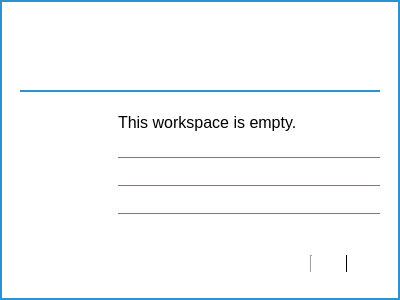
<?xml version="1.0" encoding="UTF-8"?>
<ui version="4.0">
 <class>WorkspaceButton</class>
 <widget class="QWidget" name="WorkspaceButton">
  <property name="geometry">
   <rect>
    <x>0</x>
    <y>0</y>
    <width>400</width>
    <height>300</height>
   </rect>
  </property>
  <property name="minimumSize">
   <size>
    <width>300</width>
    <height>300</height>
   </size>
  </property>
  <property name="maximumSize">
   <size>
    <width>400</width>
    <height>327</height>
   </size>
  </property>
  <property name="font">
   <font>
    <pointsize>12</pointsize>
   </font>
  </property>
  <property name="windowTitle">
   <string>Form</string>
  </property>
  <property name="styleSheet">
   <string notr="true">QWidget#WorkspaceButton
{
background-color: rgb(255, 255, 255);
}

QToolTip
{
background-color: rgb(46, 146, 208);
border: 1px solid rgb(12, 65, 157);
color: rgb(255, 255, 255);
}</string>
  </property>
  <layout class="QVBoxLayout" name="verticalLayout">
   <property name="spacing">
    <number>6</number>
   </property>
   <property name="leftMargin">
    <number>0</number>
   </property>
   <property name="topMargin">
    <number>0</number>
   </property>
   <property name="rightMargin">
    <number>0</number>
   </property>
   <property name="bottomMargin">
    <number>0</number>
   </property>
   <item>
    <widget class="QWidget" name="widget" native="true">
     <property name="styleSheet">
      <string notr="true">QWidget#widget
{
border: 2px solid rgb(47, 145, 208);
}

QLineEdit
{
border: 0;
}

QLineEdit:hover
{
text-decoration: underline;
}</string>
     </property>
     <layout class="QVBoxLayout" name="verticalLayout_3">
      <property name="spacing">
       <number>10</number>
      </property>
      <property name="leftMargin">
       <number>20</number>
      </property>
      <property name="topMargin">
       <number>20</number>
      </property>
      <property name="rightMargin">
       <number>20</number>
      </property>
      <property name="bottomMargin">
       <number>20</number>
      </property>
      <item>
       <layout class="QHBoxLayout" name="horizontalLayout_3">
        <item>
         <widget class="QLabel" name="label_workspace">
          <property name="sizePolicy">
           <sizepolicy hsizetype="Expanding" vsizetype="Minimum">
            <horstretch>0</horstretch>
            <verstretch>0</verstretch>
           </sizepolicy>
          </property>
          <property name="minimumSize">
           <size>
            <width>0</width>
            <height>60</height>
           </size>
          </property>
          <property name="maximumSize">
           <size>
            <width>16777215</width>
            <height>45</height>
           </size>
          </property>
          <property name="font">
           <font>
            <pointsize>14</pointsize>
            <weight>75</weight>
            <bold>true</bold>
           </font>
          </property>
          <property name="layoutDirection">
           <enum>Qt::LeftToRight</enum>
          </property>
          <property name="styleSheet">
           <string notr="true"/>
          </property>
          <property name="lineWidth">
           <number>0</number>
          </property>
          <property name="text">
           <string/>
          </property>
          <property name="alignment">
           <set>Qt::AlignLeading|Qt::AlignLeft|Qt::AlignVCenter</set>
          </property>
          <property name="wordWrap">
           <bool>true</bool>
          </property>
          <property name="textInteractionFlags">
           <set>Qt::NoTextInteraction</set>
          </property>
         </widget>
        </item>
        <item>
         <widget class="QLabel" name="label_owner">
          <property name="minimumSize">
           <size>
            <width>25</width>
            <height>25</height>
           </size>
          </property>
          <property name="maximumSize">
           <size>
            <width>25</width>
            <height>25</height>
           </size>
          </property>
          <property name="toolTip">
           <string>You are this workspace's owner.</string>
          </property>
          <property name="text">
           <string/>
          </property>
          <property name="pixmap">
           <pixmap resource="../rc/resources.qrc">:/icons/images/icons/owner.png</pixmap>
          </property>
          <property name="scaledContents">
           <bool>true</bool>
          </property>
         </widget>
        </item>
        <item>
         <widget class="QLabel" name="label_shared">
          <property name="minimumSize">
           <size>
            <width>25</width>
            <height>25</height>
           </size>
          </property>
          <property name="maximumSize">
           <size>
            <width>25</width>
            <height>25</height>
           </size>
          </property>
          <property name="toolTip">
           <string>This workspace is shared.</string>
          </property>
          <property name="text">
           <string/>
          </property>
          <property name="pixmap">
           <pixmap resource="../rc/resources.qrc">:/icons/images/icons/share_info.png</pixmap>
          </property>
          <property name="scaledContents">
           <bool>true</bool>
          </property>
         </widget>
        </item>
       </layout>
      </item>
      <item>
       <widget class="Line" name="line">
        <property name="styleSheet">
         <string notr="true">color: rgb(47, 145, 208);</string>
        </property>
        <property name="frameShadow">
         <enum>QFrame::Plain</enum>
        </property>
        <property name="lineWidth">
         <number>2</number>
        </property>
        <property name="orientation">
         <enum>Qt::Horizontal</enum>
        </property>
       </widget>
      </item>
      <item>
       <layout class="QHBoxLayout" name="horizontalLayout">
        <item>
         <widget class="QLabel" name="label">
          <property name="minimumSize">
           <size>
            <width>78</width>
            <height>78</height>
           </size>
          </property>
          <property name="maximumSize">
           <size>
            <width>78</width>
            <height>78</height>
           </size>
          </property>
          <property name="text">
           <string/>
          </property>
          <property name="pixmap">
           <pixmap resource="../rc/resources.qrc">:/icons/images/icons/workspace.png</pixmap>
          </property>
          <property name="scaledContents">
           <bool>true</bool>
          </property>
         </widget>
        </item>
        <item>
         <layout class="QVBoxLayout" name="verticalLayout_2">
          <property name="spacing">
           <number>4</number>
          </property>
          <property name="leftMargin">
           <number>10</number>
          </property>
          <property name="topMargin">
           <number>10</number>
          </property>
          <item>
           <widget class="QLabel" name="label_empty">
            <property name="font">
             <font>
              <pointsize>12</pointsize>
             </font>
            </property>
            <property name="text">
             <string>This workspace is empty.</string>
            </property>
           </widget>
          </item>
          <item>
           <widget class="QWidget" name="widget_files" native="true">
            <layout class="QVBoxLayout" name="verticalLayout_4">
             <property name="spacing">
              <number>5</number>
             </property>
             <property name="leftMargin">
              <number>0</number>
             </property>
             <property name="topMargin">
              <number>0</number>
             </property>
             <property name="rightMargin">
              <number>0</number>
             </property>
             <property name="bottomMargin">
              <number>0</number>
             </property>
             <item>
              <widget class="FileLineEdit" name="line_edit_file1">
               <property name="font">
                <font>
                 <pointsize>11</pointsize>
                 <underline>false</underline>
                </font>
               </property>
               <property name="styleSheet">
                <string notr="true"/>
               </property>
               <property name="readOnly">
                <bool>true</bool>
               </property>
              </widget>
             </item>
             <item>
              <widget class="Line" name="line_2">
               <property name="styleSheet">
                <string notr="true">color: rgb(47, 145, 208);</string>
               </property>
               <property name="frameShadow">
                <enum>QFrame::Plain</enum>
               </property>
               <property name="lineWidth">
                <number>1</number>
               </property>
               <property name="orientation">
                <enum>Qt::Horizontal</enum>
               </property>
              </widget>
             </item>
             <item>
              <widget class="FileLineEdit" name="line_edit_file2">
               <property name="font">
                <font>
                 <pointsize>11</pointsize>
                 <underline>false</underline>
                </font>
               </property>
               <property name="styleSheet">
                <string notr="true"/>
               </property>
               <property name="readOnly">
                <bool>true</bool>
               </property>
              </widget>
             </item>
             <item>
              <widget class="Line" name="line_3">
               <property name="styleSheet">
                <string notr="true">color: rgb(47, 145, 208);</string>
               </property>
               <property name="frameShadow">
                <enum>QFrame::Plain</enum>
               </property>
               <property name="lineWidth">
                <number>1</number>
               </property>
               <property name="orientation">
                <enum>Qt::Horizontal</enum>
               </property>
              </widget>
             </item>
             <item>
              <widget class="FileLineEdit" name="line_edit_file3">
               <property name="font">
                <font>
                 <pointsize>11</pointsize>
                 <underline>false</underline>
                </font>
               </property>
               <property name="styleSheet">
                <string notr="true"/>
               </property>
               <property name="readOnly">
                <bool>true</bool>
               </property>
              </widget>
             </item>
             <item>
              <widget class="Line" name="line_4">
               <property name="styleSheet">
                <string notr="true">color: rgb(47, 145, 208);</string>
               </property>
               <property name="frameShadow">
                <enum>QFrame::Plain</enum>
               </property>
               <property name="lineWidth">
                <number>1</number>
               </property>
               <property name="orientation">
                <enum>Qt::Horizontal</enum>
               </property>
              </widget>
             </item>
             <item>
              <widget class="FileLineEdit" name="line_edit_file4">
               <property name="font">
                <font>
                 <pointsize>11</pointsize>
                 <underline>false</underline>
                </font>
               </property>
               <property name="styleSheet">
                <string notr="true"/>
               </property>
               <property name="readOnly">
                <bool>true</bool>
               </property>
              </widget>
             </item>
            </layout>
           </widget>
          </item>
          <item>
           <layout class="QHBoxLayout" name="horizontalLayout_2">
            <property name="spacing">
             <number>0</number>
            </property>
            <property name="topMargin">
             <number>10</number>
            </property>
            <item>
             <spacer name="horizontalSpacer">
              <property name="orientation">
               <enum>Qt::Horizontal</enum>
              </property>
              <property name="sizeHint" stdset="0">
               <size>
                <width>40</width>
                <height>20</height>
               </size>
              </property>
             </spacer>
            </item>
            <item>
             <widget class="QPushButton" name="button_rename">
              <property name="minimumSize">
               <size>
                <width>32</width>
                <height>32</height>
               </size>
              </property>
              <property name="maximumSize">
               <size>
                <width>32</width>
                <height>32</height>
               </size>
              </property>
              <property name="toolTip">
               <string>Rename the workspace</string>
              </property>
              <property name="styleSheet">
               <string notr="true">QPushButton#button_rename
{
border: 0;
}</string>
              </property>
              <property name="text">
               <string/>
              </property>
              <property name="icon">
               <iconset resource="../rc/resources.qrc">
                <normaloff>:/icons/images/icons/edit_blue.png</normaloff>:/icons/images/icons/edit_blue.png</iconset>
              </property>
              <property name="iconSize">
               <size>
                <width>20</width>
                <height>20</height>
               </size>
              </property>
              <property name="flat">
               <bool>true</bool>
              </property>
             </widget>
            </item>
            <item>
             <widget class="Line" name="line_7">
              <property name="minimumSize">
               <size>
                <width>0</width>
                <height>17</height>
               </size>
              </property>
              <property name="maximumSize">
               <size>
                <width>16777215</width>
                <height>17</height>
               </size>
              </property>
              <property name="styleSheet">
               <string notr="true">Line#line_7
{
color: rgb(9, 66, 155);
}</string>
              </property>
              <property name="orientation">
               <enum>Qt::Vertical</enum>
              </property>
             </widget>
            </item>
            <item>
             <widget class="QPushButton" name="button_share">
              <property name="minimumSize">
               <size>
                <width>32</width>
                <height>32</height>
               </size>
              </property>
              <property name="maximumSize">
               <size>
                <width>32</width>
                <height>32</height>
               </size>
              </property>
              <property name="toolTip">
               <string>Share the workspace</string>
              </property>
              <property name="statusTip">
               <string/>
              </property>
              <property name="styleSheet">
               <string notr="true">QPushButton#button_share
{
border: 0;
}</string>
              </property>
              <property name="text">
               <string/>
              </property>
              <property name="icon">
               <iconset resource="../rc/resources.qrc">
                <normaloff>:/icons/images/icons/share_workspace.png</normaloff>:/icons/images/icons/share_workspace.png</iconset>
              </property>
              <property name="iconSize">
               <size>
                <width>20</width>
                <height>20</height>
               </size>
              </property>
              <property name="flat">
               <bool>true</bool>
              </property>
             </widget>
            </item>
            <item>
             <widget class="Line" name="line_6">
              <property name="maximumSize">
               <size>
                <width>16777215</width>
                <height>17</height>
               </size>
              </property>
              <property name="styleSheet">
               <string notr="true">Line#line_6
{
color: rgb(9, 66, 155);
}</string>
              </property>
              <property name="frameShadow">
               <enum>QFrame::Plain</enum>
              </property>
              <property name="orientation">
               <enum>Qt::Vertical</enum>
              </property>
             </widget>
            </item>
            <item>
             <widget class="QPushButton" name="button_delete">
              <property name="minimumSize">
               <size>
                <width>32</width>
                <height>32</height>
               </size>
              </property>
              <property name="maximumSize">
               <size>
                <width>32</width>
                <height>32</height>
               </size>
              </property>
              <property name="toolTip">
               <string>Delete the workspace</string>
              </property>
              <property name="statusTip">
               <string/>
              </property>
              <property name="styleSheet">
               <string notr="true">QPushButton#button_delete
{
border: 0;
}</string>
              </property>
              <property name="text">
               <string/>
              </property>
              <property name="icon">
               <iconset resource="../rc/resources.qrc">
                <normaloff>:/icons/images/icons/garbage_workspace.png</normaloff>:/icons/images/icons/garbage_workspace.png</iconset>
              </property>
              <property name="iconSize">
               <size>
                <width>20</width>
                <height>20</height>
               </size>
              </property>
              <property name="flat">
               <bool>true</bool>
              </property>
             </widget>
            </item>
           </layout>
          </item>
         </layout>
        </item>
       </layout>
      </item>
     </layout>
    </widget>
   </item>
  </layout>
 </widget>
 <customwidgets>
  <customwidget>
   <class>FileLineEdit</class>
   <extends>QLineEdit</extends>
   <header>parsec.core.gui.custom_widgets</header>
  </customwidget>
 </customwidgets>
 <resources>
  <include location="../rc/resources.qrc"/>
 </resources>
 <connections/>
</ui>
